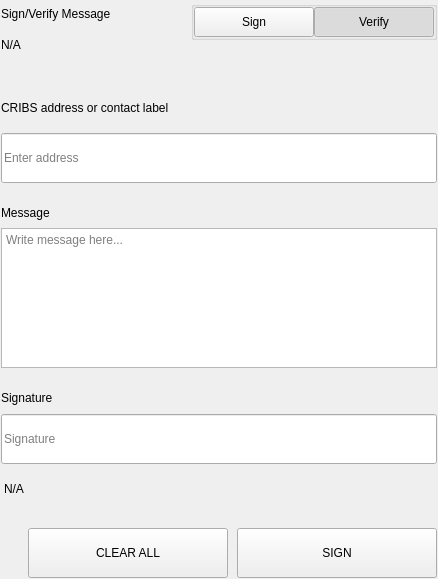
<?xml version="1.0" encoding="UTF-8"?>
<ui version="4.0">
 <class>SettingsSignMessageWidgets</class>
 <widget class="QWidget" name="SettingsSignMessageWidgets">
  <property name="geometry">
   <rect>
    <x>0</x>
    <y>0</y>
    <width>438</width>
    <height>579</height>
   </rect>
  </property>
  <property name="windowTitle">
   <string>Form</string>
  </property>
  <layout class="QVBoxLayout" name="verticalLayout">
   <property name="spacing">
    <number>0</number>
   </property>
   <property name="leftMargin">
    <number>0</number>
   </property>
   <property name="topMargin">
    <number>0</number>
   </property>
   <property name="rightMargin">
    <number>0</number>
   </property>
   <property name="bottomMargin">
    <number>0</number>
   </property>
   <item>
    <widget class="QWidget" name="left" native="true">
     <layout class="QVBoxLayout" name="verticalLayout_3">
      <property name="leftMargin">
       <number>0</number>
      </property>
      <property name="topMargin">
       <number>0</number>
      </property>
      <property name="rightMargin">
       <number>0</number>
      </property>
      <property name="bottomMargin">
       <number>0</number>
      </property>
      <item>
       <widget class="QWidget" name="container_sign" native="true">
        <layout class="QVBoxLayout" name="verticalLayout_2">
         <property name="spacing">
          <number>0</number>
         </property>
         <property name="leftMargin">
          <number>1</number>
         </property>
         <property name="topMargin">
          <number>1</number>
         </property>
         <property name="rightMargin">
          <number>1</number>
         </property>
         <property name="bottomMargin">
          <number>1</number>
         </property>
         <item>
          <layout class="QHBoxLayout" name="horizontalLayout_3" stretch="3,1">
           <property name="spacing">
            <number>40</number>
           </property>
           <item>
            <layout class="QVBoxLayout" name="verticalLayoutTitle">
             <property name="spacing">
              <number>5</number>
             </property>
             <item>
              <widget class="QLabel" name="labelTitle">
               <property name="text">
                <string>Sign/Verify Message</string>
               </property>
              </widget>
             </item>
             <item>
              <widget class="QLabel" name="labelSubtitle1">
               <property name="text">
                <string notr="true">N/A</string>
               </property>
               <property name="wordWrap">
                <bool>true</bool>
               </property>
              </widget>
             </item>
            </layout>
           </item>
           <item alignment="Qt::AlignRight|Qt::AlignTop">
            <widget class="QWidget" name="containerSwitch" native="true">
             <property name="styleSheet">
              <string notr="true">#containerSwitch{
	padding-top:9px;
}</string>
             </property>
             <layout class="QVBoxLayout" name="verticalLayout_6">
              <property name="spacing">
               <number>4</number>
              </property>
              <property name="leftMargin">
               <number>0</number>
              </property>
              <property name="topMargin">
               <number>0</number>
              </property>
              <property name="rightMargin">
               <number>0</number>
              </property>
              <property name="bottomMargin">
               <number>0</number>
              </property>
              <item alignment="Qt::AlignRight">
               <widget class="QGroupBox" name="groupBox">
                <property name="sizePolicy">
                 <sizepolicy hsizetype="Fixed" vsizetype="Preferred">
                  <horstretch>0</horstretch>
                  <verstretch>0</verstretch>
                 </sizepolicy>
                </property>
                <property name="title">
                 <string/>
                </property>
                <property name="alignment">
                 <set>Qt::AlignRight|Qt::AlignTop|Qt::AlignTrailing</set>
                </property>
                <layout class="QHBoxLayout" name="horizontalLayout_4">
                 <property name="spacing">
                  <number>0</number>
                 </property>
                 <property name="leftMargin">
                  <number>0</number>
                 </property>
                 <property name="topMargin">
                  <number>0</number>
                 </property>
                 <property name="rightMargin">
                  <number>0</number>
                 </property>
                 <property name="bottomMargin">
                  <number>0</number>
                 </property>
                 <item>
                  <widget class="QPushButton" name="pushSign">
                   <property name="minimumSize">
                    <size>
                     <width>120</width>
                     <height>30</height>
                    </size>
                   </property>
                   <property name="maximumSize">
                    <size>
                     <width>120</width>
                     <height>30</height>
                    </size>
                   </property>
                   <property name="focusPolicy">
                    <enum>Qt::NoFocus</enum>
                   </property>
                   <property name="text">
                    <string>Sign</string>
                   </property>
                   <property name="checkable">
                    <bool>true</bool>
                   </property>
                   <property name="autoExclusive">
                    <bool>true</bool>
                   </property>
                  </widget>
                 </item>
                 <item>
                  <widget class="QPushButton" name="pushVerify">
                   <property name="minimumSize">
                    <size>
                     <width>120</width>
                     <height>30</height>
                    </size>
                   </property>
                   <property name="maximumSize">
                    <size>
                     <width>120</width>
                     <height>30</height>
                    </size>
                   </property>
                   <property name="focusPolicy">
                    <enum>Qt::NoFocus</enum>
                   </property>
                   <property name="text">
                    <string>Verify</string>
                   </property>
                   <property name="checkable">
                    <bool>true</bool>
                   </property>
                   <property name="checked">
                    <bool>true</bool>
                   </property>
                   <property name="autoExclusive">
                    <bool>true</bool>
                   </property>
                  </widget>
                 </item>
                </layout>
               </widget>
              </item>
              <item alignment="Qt::AlignHCenter|Qt::AlignTop">
               <widget class="QLabel" name="labelSubtitleSwitch">
                <property name="text">
                 <string/>
                </property>
                <property name="alignment">
                 <set>Qt::AlignRight|Qt::AlignTrailing|Qt::AlignVCenter</set>
                </property>
               </widget>
              </item>
             </layout>
            </widget>
           </item>
          </layout>
         </item>
         <item>
          <spacer name="verticalSpacer_2">
           <property name="orientation">
            <enum>Qt::Vertical</enum>
           </property>
           <property name="sizeType">
            <enum>QSizePolicy::Fixed</enum>
           </property>
           <property name="sizeHint" stdset="0">
            <size>
             <width>20</width>
             <height>40</height>
            </size>
           </property>
          </spacer>
         </item>
         <item>
          <widget class="QWidget" name="containerAddress" native="true">
           <property name="sizePolicy">
            <sizepolicy hsizetype="Preferred" vsizetype="Fixed">
             <horstretch>0</horstretch>
             <verstretch>0</verstretch>
            </sizepolicy>
           </property>
           <layout class="QVBoxLayout" name="verticalLayout_5" stretch="0,0">
            <property name="spacing">
             <number>15</number>
            </property>
            <property name="leftMargin">
             <number>0</number>
            </property>
            <property name="topMargin">
             <number>0</number>
            </property>
            <property name="rightMargin">
             <number>0</number>
            </property>
            <property name="bottomMargin">
             <number>0</number>
            </property>
            <item>
             <widget class="QLabel" name="labelSubtitleAddress">
              <property name="minimumSize">
               <size>
                <width>0</width>
                <height>20</height>
               </size>
              </property>
              <property name="maximumSize">
               <size>
                <width>16777215</width>
                <height>20</height>
               </size>
              </property>
              <property name="text">
               <string>CRIBS address or contact label</string>
              </property>
             </widget>
            </item>
            <item>
             <widget class="QLineEdit" name="addressIn_SM">
              <property name="minimumSize">
               <size>
                <width>0</width>
                <height>50</height>
               </size>
              </property>
              <property name="maximumSize">
               <size>
                <width>16777215</width>
                <height>50</height>
               </size>
              </property>
              <property name="placeholderText">
               <string>Enter address</string>
              </property>
             </widget>
            </item>
           </layout>
          </widget>
         </item>
         <item>
          <spacer name="verticalSpacer_3">
           <property name="orientation">
            <enum>Qt::Vertical</enum>
           </property>
           <property name="sizeType">
            <enum>QSizePolicy::Fixed</enum>
           </property>
           <property name="sizeHint" stdset="0">
            <size>
             <width>20</width>
             <height>20</height>
            </size>
           </property>
          </spacer>
         </item>
         <item>
          <layout class="QVBoxLayout" name="verticalLayout_9">
           <property name="spacing">
            <number>5</number>
           </property>
           <item>
            <widget class="QLabel" name="labelSubtitleMessage">
             <property name="minimumSize">
              <size>
               <width>0</width>
               <height>20</height>
              </size>
             </property>
             <property name="maximumSize">
              <size>
               <width>16777215</width>
               <height>20</height>
              </size>
             </property>
             <property name="text">
              <string>Message</string>
             </property>
            </widget>
           </item>
           <item>
            <widget class="QPlainTextEdit" name="messageIn_SM">
             <property name="minimumSize">
              <size>
               <width>0</width>
               <height>140</height>
              </size>
             </property>
             <property name="maximumSize">
              <size>
               <width>16777215</width>
               <height>140</height>
              </size>
             </property>
             <property name="placeholderText">
              <string>Write message here...</string>
             </property>
            </widget>
           </item>
          </layout>
         </item>
         <item>
          <spacer name="verticalSpacer_4">
           <property name="orientation">
            <enum>Qt::Vertical</enum>
           </property>
           <property name="sizeType">
            <enum>QSizePolicy::Fixed</enum>
           </property>
           <property name="sizeHint" stdset="0">
            <size>
             <width>20</width>
             <height>20</height>
            </size>
           </property>
          </spacer>
         </item>
         <item>
          <widget class="QWidget" name="widget" native="true">
           <property name="minimumSize">
            <size>
             <width>0</width>
             <height>75</height>
            </size>
           </property>
           <property name="maximumSize">
            <size>
             <width>16777215</width>
             <height>16777215</height>
            </size>
           </property>
           <layout class="QVBoxLayout" name="verticalLayout_4">
            <property name="leftMargin">
             <number>0</number>
            </property>
            <property name="topMargin">
             <number>0</number>
            </property>
            <property name="rightMargin">
             <number>0</number>
            </property>
            <property name="bottomMargin">
             <number>0</number>
            </property>
            <item>
             <widget class="QLabel" name="labelSubtitleSignature">
              <property name="minimumSize">
               <size>
                <width>0</width>
                <height>20</height>
               </size>
              </property>
              <property name="maximumSize">
               <size>
                <width>16777215</width>
                <height>20</height>
               </size>
              </property>
              <property name="text">
               <string>Signature</string>
              </property>
             </widget>
            </item>
            <item>
             <widget class="QLineEdit" name="signatureOut_SM">
              <property name="minimumSize">
               <size>
                <width>0</width>
                <height>50</height>
               </size>
              </property>
              <property name="placeholderText">
               <string>Signature</string>
              </property>
             </widget>
            </item>
           </layout>
          </widget>
         </item>
         <item>
          <widget class="QLabel" name="statusLabel_SM">
           <property name="styleSheet">
            <string notr="true">padding-top:5px;</string>
           </property>
           <property name="text">
            <string notr="true">N/A</string>
           </property>
          </widget>
         </item>
         <item>
          <spacer name="verticalSpacer">
           <property name="orientation">
            <enum>Qt::Vertical</enum>
           </property>
           <property name="sizeType">
            <enum>QSizePolicy::Fixed</enum>
           </property>
           <property name="sizeHint" stdset="0">
            <size>
             <width>20</width>
             <height>20</height>
            </size>
           </property>
          </spacer>
         </item>
         <item>
          <layout class="QHBoxLayout" name="horizontalLayout_7">
           <property name="spacing">
            <number>9</number>
           </property>
           <item>
            <spacer name="horizontalSpacer_5">
             <property name="orientation">
              <enum>Qt::Horizontal</enum>
             </property>
             <property name="sizeType">
              <enum>QSizePolicy::Expanding</enum>
             </property>
             <property name="sizeHint" stdset="0">
              <size>
               <width>40</width>
               <height>20</height>
              </size>
             </property>
            </spacer>
           </item>
           <item>
            <widget class="QPushButton" name="pushButtonClear">
             <property name="minimumSize">
              <size>
               <width>200</width>
               <height>50</height>
              </size>
             </property>
             <property name="focusPolicy">
              <enum>Qt::NoFocus</enum>
             </property>
             <property name="text">
              <string>CLEAR ALL</string>
             </property>
            </widget>
           </item>
           <item>
            <widget class="QPushButton" name="pushButtonSave">
             <property name="minimumSize">
              <size>
               <width>200</width>
               <height>50</height>
              </size>
             </property>
             <property name="maximumSize">
              <size>
               <width>200</width>
               <height>50</height>
              </size>
             </property>
             <property name="focusPolicy">
              <enum>Qt::NoFocus</enum>
             </property>
             <property name="text">
              <string>SIGN</string>
             </property>
            </widget>
           </item>
          </layout>
         </item>
        </layout>
       </widget>
      </item>
     </layout>
    </widget>
   </item>
  </layout>
 </widget>
 <resources/>
 <connections/>
</ui>
